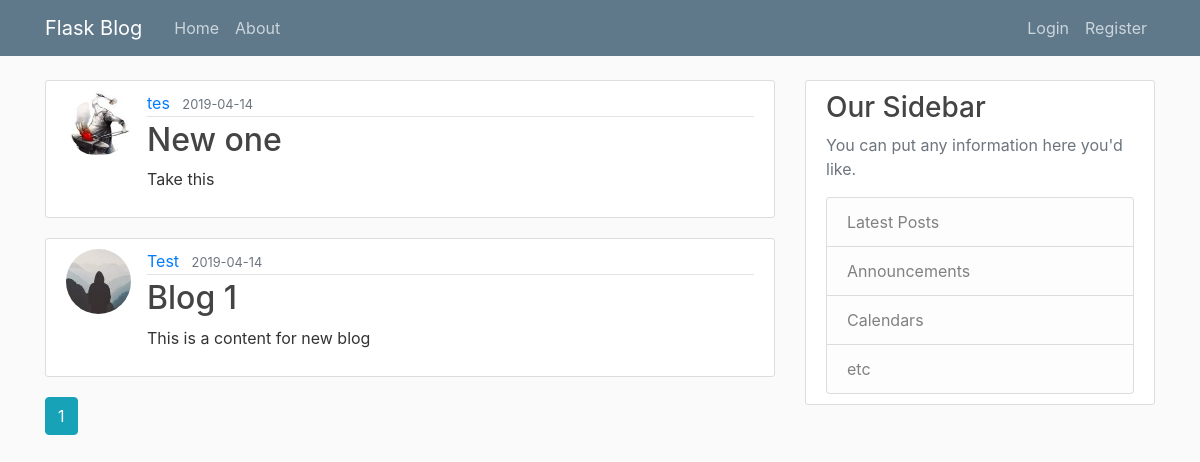
Page /home on the earlier database version.
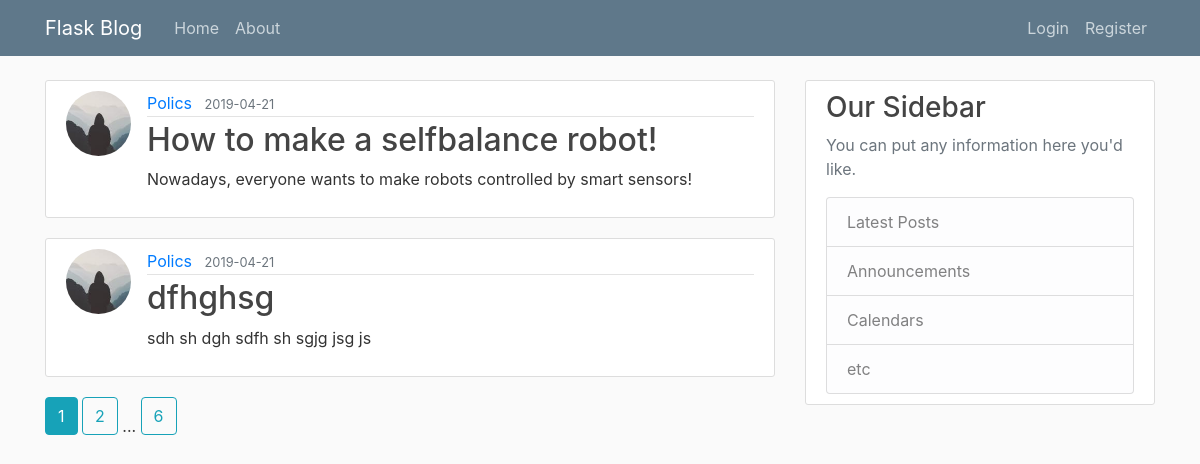
Same page on the later database version.
### blogapp/models.py (models this page shows, shortened)
class Post(db.Model):
    id = db.Column(db.Integer, primary_key=True)
    title = db.Column(db.String(100), nullable=False)
    date_posted = db.Column(db.DateTime, nullable=False, default=datetime.utcnow)
    content = db.Column(db.Text, nullable=False)
    user_id = db.Column(db.Integer, db.ForeignKey('user.id'), nullable=False)

class User(db.Model, UserMixin):
    id = db.Column(db.Integer, primary_key=True)
    username = db.Column(db.String(20), unique=True, nullable=False)
    email = db.Column(db.String(120), unique=True, nullable=False)
    image_file = db.Column(db.String(20), nullable=False, default='default.jpg')
    password = db.Column(db.String(60), nullable=False)
    posts = db.relationship('Post', backref='author', lazy=True)

### blogapp/routes.py (the view)
@app.route("/")
@app.route("/home")
def home():
    page = request.args.get('page', 1, type=int)
    posts = Post.query.order_by(Post.date_posted.desc()).paginate(page=page, per_page=2)
    return render_template('home.html', posts=posts)

### blogapp/templates/home.html
{% extends "layout.html" %}
{% block content %}
{% for post in posts.items %}
<article class="media content-section">
  <img class="rounded-circle article-img"
       src="{{ url_for('static', filename='profile_pics/' + post.author.image_file) }}">
  <div class="media-body">
    <div class="article-metadata">
      <a class="mr-2" href="{{ url_for('user_posts', username=post.author.username) }}">{{ post.author.username }}</a>
      <small class="text-muted">{{ post.date_posted.strftime('%Y-%m-%d') }}</small>
    </div>
    <h2><a class="article-title" href="{{ url_for('post', post_id=post.id) }}">{{ post.title }}</a></h2>
    <p class="article-content">{{ post.content }}</p>
  </div>
</article>
{% endfor %}
{% for page_num in posts.iter_pages(left_edge=1, right_edge=1, left_current=1, right_current=2) %}
{% if page_num %}
{% if posts.page == page_num %}
<a class="btn btn-info mb-4" href="{{ url_for('home', page=page_num) }}">{{ page_num }}</a>
{% else %}
<a class="btn btn-outline-info mb-4" href="{{ url_for('home', page=page_num) }}">{{ page_num }}</a>
{% endif %}
{% else %}
...
{% endif %}
{% endfor %}
{% endblock %}

### blogapp/templates/layout.html (shortened to what this page needs)
<!doctype html>
<html lang="en">
<head>
  <link rel="stylesheet" href="https://stackpath.bootstrapcdn.com/bootstrap/4.1.3/css/bootstrap.min.css"
>
  <link rel="stylesheet" type="text/css" href="{{ url_for('static', filename='main.css') }}">
</head>
<body>
{% include "header.html" %}
<main role="main" class="container">
  <div class="row">
    <div class="col-md-8">
      {% block content %}{% endblock %}
    </div>
    <div class="col-md-4">
      <div class="content-section">
        <h3>Our Sidebar</h3>
        <p class='text-muted'>You can put any information here you'd like.</p>
        <ul class="list-group">
          <li class="list-group-item list-group-item-light">Latest Posts</li>
          <li class="list-group-item list-group-item-light">Announcements</li>
          <li class="list-group-item list-group-item-light">Calendars</li>
          <li class="list-group-item list-group-item-light">etc</li>
        </ul>
      </div>
    </div>
  </div>
</main>
</body>
</html>

### blogapp/templates/header.html (shortened to what this page needs)
<header class="site-header">
  <nav class="navbar navbar-expand-md navbar-dark bg-steel fixed-top">
    <div class="container">
      <a class="navbar-brand mr-4" href="/">Flask Blog</a>
      <div class="collapse navbar-collapse" id="navbarToggle">
        <div class="navbar-nav mr-auto">
          <a class="nav-item nav-link" href="{{url_for('home')}}">Home</a>
          <a class="nav-item nav-link" href="{{url_for('about')}}">About</a>
        </div>
        <div class="navbar-nav">
          {% if current_user.is_authenticated %}
          <a class="nav-item nav-link" href="{{url_for('new_post')}}">New Post</a>
          <a class="nav-item nav-link" href="{{url_for('account')}}">Account</a>
          <a class="nav-item nav-link" href="{{url_for('logout')}}">Logout</a>
          {% else %}
          <a class="nav-item nav-link" href="{{url_for('login')}}">Login</a>
          <a class="nav-item nav-link" href="{{url_for('register')}}">Register</a>
          {% endif %}
        </div>
      </div>
    </div>
  </nav>
</header>

### blogapp/static/main.css (style rules this page uses)
body { background: #fafafa; color: #333333; margin-top: 5rem; }
h1, h2, h3, h4, h5, h6 { color: #444444; }
.bg-steel { background-color: #5f788a; }
.site-header .navbar-nav .nav-link { color: #cbd5db; }
.content-section { background: #ffffff; padding: 10px 20px; border: 1px solid #dddddd; border-radius: 3px; margin-bottom: 20px; }
.article-title { color: #444444; }
.article-content { white-space: pre-line; }
.article-img { height: 65px; width: 65px; margin-right: 16px; }
.article-metadata { padding-bottom: 1px; margin-bottom: 4px; border-bottom: 1px solid #e3e3e3 }

Differences in the rows shown:
no longer on this page (row unchanged): Post: image_file (picture), author.username "tes", date_posted "2019-04-14", title "New one", content "Take this"
no longer on this page (row unchanged): Post: image_file (picture), author.username "Test", date_posted "2019-04-14", title "Blog 1", content "This is a content for new blog"
added Post: image_file (picture), author.username "Polics", date_posted "2019-04-21", title "How to make a selfbalance robot!", content "Nowadays, everyone wants to make robots controlled by smart sensors!"
added Post: image_file (picture), author.username "Polics", date_posted "2019-04-21", title "dfhghsg", content "sdh sh dgh sdfh sh sgjg jsg js"
Other differences:
new list line: "2"
new list line: "6"
